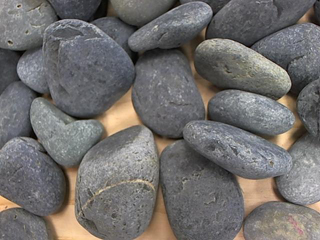
%> input picture 03.Machine Learning/images/train/BigRocks.1.2011-07-06-190710.jpg, 320 x 240 px
$ octave classIm.m   (GNU Octave 9; MATLAB toolbox functions it lacks are replaced by stand-ins)
%> lines starting %> are read from the running program, lines starting %| are printed output that depends on the picture
%> further down, curImg is the input picture: size 240x320x3 uint8; mean R, G, B 113.1, 110.4, 109
### 03.Machine Learning/genHist.m
function [outHist] = genHist(image)
% GENHIST Generates a histogram for the given image.
% The image is a matrix of size h x w x 3 with values in the range of 0 - 255.
% The resulting histogram should be a row vector of constant length.

    % Replace the following code to calculate the histogram for an RGB image.
    % Please choose an appropriate length for the outHist vector.
    R = image(:, :, 1);
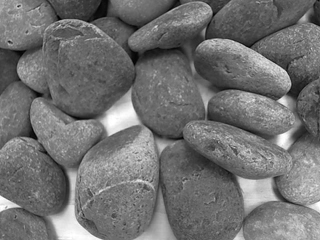
%> R: size 240x320 uint8; min 1, max 255, mean 113.1
    G = image(:, :, 2);
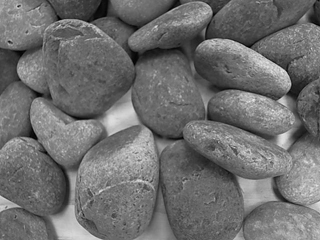
%> G: size 240x320 uint8; min 0, max 231, mean 110.4
    B = image(:, :, 3);
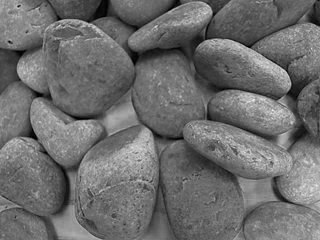
%> B: size 240x320 uint8; min 0, max 238, mean 109

    bins_ranges = 0:2:255;
    [outHist1, edges] = histcounts(R, bins_ranges, 'Normalization', 'probability');
%> outHist1 = 127 values, max 0.0336 at index 54, min 1.3e-05 at index 1, mean 0.00787; edges = 128 values from 0 to 254
    [outHist2, edges] = histcounts(G, bins_ranges, 'Normalization', 'probability');
%> outHist2 = 127 values, max 0.0346 at index 54, min 0 at index 117, mean 0.00787
    [outHist3, edges] = histcounts(B, bins_ranges, 'Normalization', 'probability');
%> outHist3 = 127 values, max 0.0312 at index 53, min 0 at index 113, mean 0.00787
    outHist = [outHist1, outHist2, outHist3];
%> outHist = 381 values, max 0.0346 at index 181, min 0 at index 244, mean 0.00787

    % outHist = zeros(1, 16);
end

### 03.Machine Learning/classIm.m
% Training data set
trainImages = {{'images/train/BigRocks.1.2011-07-06-190710.jpg', ...
            'images/train/BigRocks.1.2011-07-06-190721.jpg', ...
            'images/train/BigRocks.1.2011-07-06-190737.jpg', ...
            'images/train/BigRocks.1.2011-07-06-190745.jpg', ...
            'images/train/BigRocks.1.2011-07-06-190805.jpg', ...
            'images/train/BigRocks.1.2011-07-06-190810.jpg', ...
            'images/train/BigRocks.2.2011-07-15-105909.jpg', ...
            'images/train/BigRocks.2.2011-07-15-105917.jpg', ...
            'images/train/BigRocks.2.2011-07-15-105945.jpg', ...
            'images/train/BigRocks.2.2011-07-15-105950.jpg', ...
            'images/train/BigRocks.2.2011-07-15-110000.jpg', ...
            'images/train/BigRocks.2.2011-07-15-110005.jpg'}, ...
            {'images/train/Grass.1.2011-07-15-110156.jpg', ...
            'images/train/Grass.1.2011-07-15-110202.jpg', ...
            'images/train/Grass.1.2011-07-15-110213.jpg', ...
            'images/train/Grass.1.2011-07-15-110231.jpg', ...
            'images/train/Grass.1.2011-07-15-110247.jpg', ...
            'images/train/Grass.1.2011-07-15-110305.jpg', ...
            'images/train/Grass.2.2011-07-15-110540.jpg', ...
            'images/train/Grass.2.2011-07-15-110546.jpg', ...
            'images/train/Grass.2.2011-07-15-110556.jpg', ...
            'images/train/Grass.2.2011-07-15-110600.jpg', ...
            'images/train/Grass.2.2011-07-15-110625.jpg', ...
            'images/train/Grass.2.2011-07-15-110633.jpg', ...
            'images/train/Grass.3.2011-07-15-110744.jpg', ...
            'images/train/Grass.3.2011-07-15-110749.jpg', ...
            'images/train/Grass.3.2011-07-15-110801.jpg', ...
            'images/train/Grass.3.2011-07-15-110806.jpg', ...
            'images/train/Grass.3.2011-07-15-110823.jpg', ...
            'images/train/Grass.3.2011-07-15-110830.jpg'}, ...
            {'images/train/RubberChips.1.2011-07-15-105506.jpg', ...
            'images/train/RubberChips.1.2011-07-15-105535.jpg', ...
            'images/train/RubberChips.1.2011-07-15-105546.jpg', ...
            'images/train/RubberChips.1.2011-07-15-105551.jpg', ...
            'images/train/RubberChips.1.2011-07-15-105608.jpg', ...
            'images/train/RubberChips.1.2011-07-15-105612.jpg', ...
            'images/train/RubberChips.2.2011-07-15-111302.jpg', ...
            'images/train/RubberChips.2.2011-07-15-111307.jpg', ...
            'images/train/RubberChips.2.2011-07-15-111322.jpg', ...
            'images/train/RubberChips.2.2011-07-15-111327.jpg', ...
            'images/train/RubberChips.2.2011-07-15-111337.jpg', ...
            'images/train/RubberChips.2.2011-07-15-111341.jpg'}, ...
            {'images/train/RubberTile.1.2011-07-06-183910.jpg', ...
            'images/train/RubberTile.1.2011-07-06-183915.jpg', ...
            'images/train/RubberTile.1.2011-07-06-183933.jpg', ...
            'images/train/RubberTile.1.2011-07-06-183940.jpg', ...
            'images/train/RubberTile.1.2011-07-06-184004.jpg', ...
            'images/train/RubberTile.1.2011-07-06-184012.jpg', ...
            'images/train/RubberTile.2.2011-07-06-184226.jpg', ...
            'images/train/RubberTile.2.2011-07-06-184234.jpg', ...
            'images/train/RubberTile.2.2011-07-06-184321.jpg', ...
            'images/train/RubberTile.2.2011-07-06-184328.jpg', ...
            'images/train/RubberTile.2.2011-07-06-184400.jpg', ...
            'images/train/RubberTile.2.2011-07-06-184409.jpg', ...
            'images/train/RubberTile.3.2011-07-06-185304.jpg', ...
            'images/train/RubberTile.3.2011-07-06-185312.jpg', ...
            'images/train/RubberTile.3.2011-07-06-185445.jpg', ...
            'images/train/RubberTile.3.2011-07-06-185456.jpg', ...
            'images/train/RubberTile.3.2011-07-06-185519.jpg', ...
            'images/train/RubberTile.3.2011-07-06-185536.jpg'}, ...
            {'images/train/SmallRocks.1.2011-07-06-182553.jpg', ...
            'images/train/SmallRocks.1.2011-07-06-182653.jpg', ...
            'images/train/SmallRocks.1.2011-07-06-182941.jpg', ...
            'images/train/SmallRocks.1.2011-07-06-182951.jpg', ...
            'images/train/SmallRocks.1.2011-07-06-183025.jpg', ...
            'images/train/SmallRocks.1.2011-07-06-183041.jpg', ...
            'images/train/SmallRocks.2.2011-07-06-184736.jpg', ...
            'images/train/SmallRocks.2.2011-07-06-184758.jpg', ...
            'images/train/SmallRocks.2.2011-07-06-184812.jpg', ...
            'images/train/SmallRocks.2.2011-07-06-184817.jpg', ...
            'images/train/SmallRocks.2.2011-07-06-184858.jpg', ...
            'images/train/SmallRocks.2.2011-07-06-184907.jpg', ...
            'images/train/SmallRocks.3.2011-07-06-190014.jpg', ...
            'images/train/SmallRocks.3.2011-07-06-190020.jpg', ...
            'images/train/SmallRocks.3.2011-07-06-190035.jpg', ...
            'images/train/SmallRocks.3.2011-07-06-190040.jpg', ...
            'images/train/SmallRocks.3.2011-07-06-190053.jpg', ...
            'images/train/SmallRocks.3.2011-07-06-190101.jpg'}};

% Test data set
testImages = {{'images/test/BigRocks.1.2011-07-06-190730.jpg', ...
            'images/test/BigRocks.1.2011-07-06-190757.jpg', ...
            'images/test/BigRocks.1.2011-07-06-190818.jpg', ...
            'images/test/BigRocks.2.2011-07-15-105923.jpg', ...
            'images/test/BigRocks.2.2011-07-15-105955.jpg', ...
            'images/test/BigRocks.2.2011-07-15-110009.jpg'}, ...
            {'images/test/Grass.1.2011-07-15-110206.jpg', ...
            'images/test/Grass.1.2011-07-15-110239.jpg', ...
            'images/test/Grass.1.2011-07-15-110310.jpg', ...
            'images/test/Grass.2.2011-07-15-110551.jpg', ...
            'images/test/Grass.2.2011-07-15-110605.jpg', ...
            'images/test/Grass.2.2011-07-15-110642.jpg', ...
            'images/test/Grass.3.2011-07-15-110753.jpg', ...
            'images/test/Grass.3.2011-07-15-110817.jpg', ...
            'images/test/Grass.3.2011-07-15-110855.jpg'}, ...
            {'images/test/RubberChips.1.2011-07-15-105541.jpg', ...
            'images/test/RubberChips.1.2011-07-15-105602.jpg', ...
            'images/test/RubberChips.1.2011-07-15-105616.jpg', ...
            'images/test/RubberChips.2.2011-07-15-111313.jpg', ...
            'images/test/RubberChips.2.2011-07-15-111332.jpg', ...
            'images/test/RubberChips.2.2011-07-15-111346.jpg'}, ...
            {'images/test/RubberTile.1.2011-07-06-183925.jpg', ...
            'images/test/RubberTile.1.2011-07-06-183959.jpg', ...
            'images/test/RubberTile.1.2011-07-06-184019.jpg', ...
            'images/test/RubberTile.2.2011-07-06-184247.jpg', ...
            'images/test/RubberTile.2.2011-07-06-184350.jpg', ...
            'images/test/RubberTile.2.2011-07-06-184418.jpg', ...
            'images/test/RubberTile.3.2011-07-06-185331.jpg', ...
            'images/test/RubberTile.3.2011-07-06-185511.jpg', ...
            'images/test/RubberTile.3.2011-07-06-185542.jpg'}, ...
            {'images/test/SmallRocks.1.2011-07-06-182745.jpg', ...
            'images/test/SmallRocks.1.2011-07-06-183016.jpg', ...
            'images/test/SmallRocks.1.2011-07-06-183054.jpg', ...
            'images/test/SmallRocks.2.2011-07-06-184805.jpg', ...
            'images/test/SmallRocks.2.2011-07-06-184854.jpg', ...
            'images/test/SmallRocks.2.2011-07-06-184926.jpg', ...
            'images/test/SmallRocks.3.2011-07-06-190031.jpg', ...
            'images/test/SmallRocks.3.2011-07-06-190049.jpg', ...
            'images/test/SmallRocks.3.2011-07-06-190105.jpg'}};

% Classes present in the dataset
classes = {'BigRocks', 'Grass', 'RubberChips', 'RubberTile', 'SmallRocks'};

% Mapping from class name to class index
idxs = [1, 2, 3, 4, 5];
classToIdx = containers.Map(classes, idxs);

% Data structures to store training data
% Feature vectors
data = [];
% Class labels
groups = {};

% For each image in each class
for i = 1 : length(trainImages)
    for j = 1 : length(trainImages{i})
        % Load the image
        curImg = imread(trainImages{i}{j});
        % Generate a feature vector based on the histogram
        curHist = genHist(curImg);
%> curHist has the same summary as outHist in genHist
        % Add the feature vector to the data set
        data = [data; curHist];
%> data has the same summary as outHist in genHist
%> (the run ends here)
